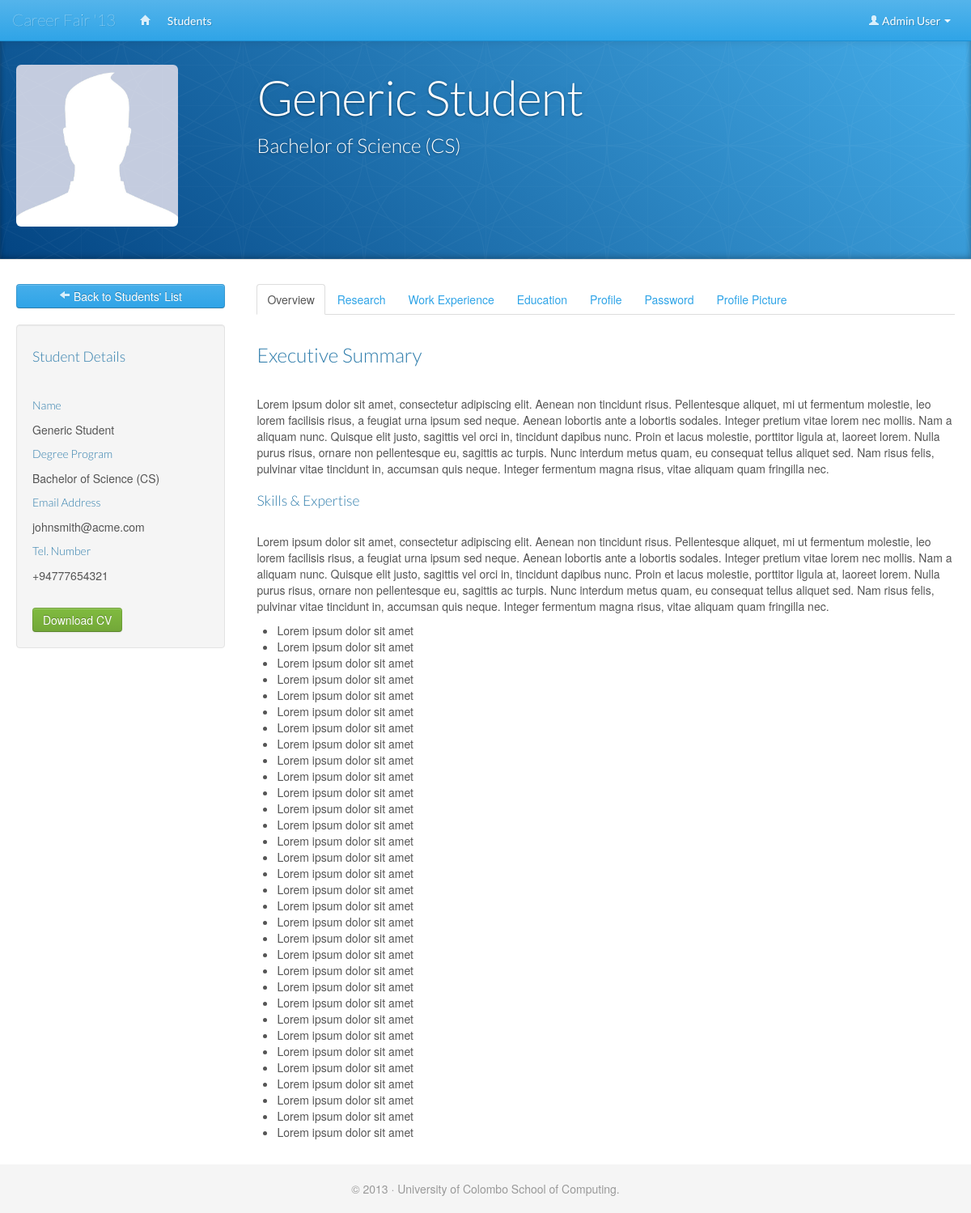
Page /read_update_student.php?studentid=3 (signed in) on the earlier database version.
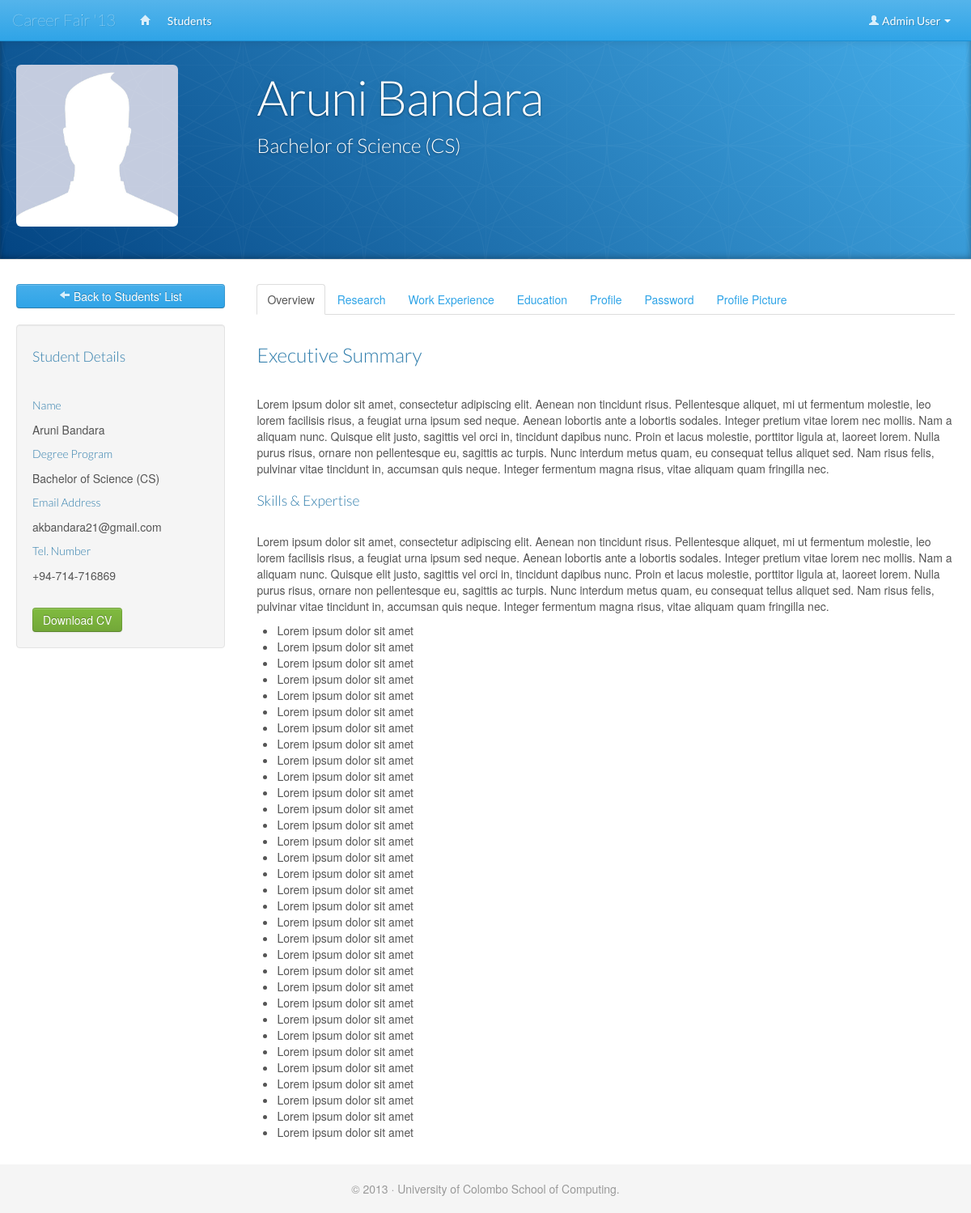
Same page on the later database version.
### tables this page shows
CREATE TABLE IF NOT EXISTS `user_logins` (
  `id` int(11) NOT NULL AUTO_INCREMENT,
  `object_type` int(11) NOT NULL,
  `username` varchar(50) NOT NULL,
  `password` varchar(50) NOT NULL,
  `first_name` varchar(100) NOT NULL,
  `last_name` varchar(100) NOT NULL,
  `email_address` varchar(255) NOT NULL,
  `telephone_number` varchar(20) NOT NULL,
  PRIMARY KEY (`id`),
  KEY `object_type` (`object_type`)
);

### includes/database.php (called while the page is built, shortened)
<?php
class MySQLDatabase{
	private $connection;
	public function open_connection(){
		$this->connection = mysql_connect(DB_SERVER, DB_USER, DB_PASS);
	}
	public function query($sql){
		$result = mysql_query($sql, $this->connection);
		return $result;
	}
	public function fetch_array($result_set){
		return mysql_fetch_array($result_set);
	}
}
$database = new MySQLDatabase();
?>

### includes/database_object.php (called while the page is built, shortened)
<?php
require_once("database.php");
class DatabaseObject {
	protected static $table_name;
	protected static $db_fields;
	public static function find_by_id($id=0){
		$result_array = static::find_by_sql("SELECT * FROM " . static::$table_name . " WHERE id = {$id}");
		return !empty($result_array) ? array_shift($result_array) : false;
	}
	public static function find_by_sql($sql=""){
		global $database;
		$result_set = $database->query($sql);
		$object_array = array();
		while ($row = $database->fetch_array($result_set)){
			$object_array[] = static::instantiate($row);
		}
		return $object_array;
	}
	private static function instantiate($row){
		$object = new $class_name;
		foreach($row as $attribute=>$value){
			if ($object->has_attribute($attribute)){
				$object->$attribute = $value;
			}
		}
		return $object;
	}
	private function has_attribute($attribute){
		return array_key_exists($attribute, $this->attributes());
	}
	protected function attributes(){
		$attributes = array();
		foreach(static::$db_fields as $field){
			if(property_exists($this, $field)){
				$attributes[$field] = $this->$field;
			}
		}
		return $attributes;
	}
}
?>

### includes/user_login.php (called while the page is built, shortened)
<?php
require_once("database.php");
class UserLogin extends DatabaseObject {
	protected static $table_name = "user_logins";
	public $first_name;
	public $last_name;
	public function get_user($id){
		$sql  = "SELECT * FROM " . static::$table_name;
		$sql .= " WHERE id = " . $id;
		$sql .= " LIMIT 1";
		$result_array = self::find_by_sql($sql);
		return !empty($result_array) ? array_shift($result_array) : false;
	}
	public function full_name(){
		if (isset($this->first_name) && isset($this->last_name)){
			return $this->first_name . " " . $this->last_name;
		} else {
			return "";
		}
	}
}
?>

### includes/session.php (called while the page is built, shortened)
<?php
require_once("database.php");
class Session {
	private $logged_in = false;
	public function is_logged_in(){
		return $this->logged_in;
	}
	private function check_log_in(){
		if (isset($_SESSION['id']) && isset($_SESSION['object_type'])){
			$this->object_type = $_SESSION['object_type'];
			$this->logged_in = true;
		} else {
			unset($this->id);
			unset($this->object_type);
			$this->logged_in = false;
		}
	}
}
$session = new Session();
?>

### public/read_update_student.php (the view, shortened to what the changed rows need)
<?php
require_once("../includes/initialize.php");
$user_login_object = new UserLogin();
$student_object = new Student();
if ($session->is_logged_in()){
	if (isset($_GET['studentid'])){
		$student_to_read_update = $student_object->find_by_id($_GET['studentid']);
		$details_of_student_to_read_update = $user_login_object->get_user($student_to_read_update->login_id);
	} else {
		$session->message("No Student has been selected to view.");
		redirect_to("admin_list_students.php");
	}
} else {
	redirect_to("login.php");
}
$dp = new DegreeProgram();
$degree_program_of_student_to_read_update = $dp->find_by_id($student_to_read_update->degree_program_id);
?>
<!DOCTYPE html>
<html lang="en">
  <head>
    <?php require_once('../includes/layouts/header.php');?>
  </head>
  <body>
    <div id="wrap">
      <header class="jumbotron subhead">
		 <div class="container-fluid">
		 <div class="row-fluid">
		 <div class="span9">
		   <h1><?php echo $details_of_student_to_read_update->full_name();?></h1>
		   <h3><?php echo $degree_program_of_student_to_read_update->display_name; ?></h3>
		 </div>
		 </div>
		 </div>
	  </header>
      <div class="container-fluid">
      <div class="row-fluid">
        <div class="span3 sidebar">
	        <div class="sidenav" data-spy="affix" data-offset-top="275">
	        	<a href="list_students.php" class="btn btn-primary btn-block"><i class="icon-arrow-left icon-white"></i> Back to Students' List</a><br />
	        	<div class="well">
	        		<h4>Student Details</h4><br />
	        		<h5>Name</h5>
	        		<p><?php echo $details_of_student_to_read_update->full_name();?></p>
	        		<h5>Degree Program</h5>
	        		<p><?php echo $degree_program_of_student_to_read_update->display_name; ?></p>
	        		<?php if ($session->is_logged_in() && $session->object_type == 3) {?>
	        		<h5>Email Address</h5>
	        		<p><?php echo $details_of_student_to_read_update->email_address;?></p>
	        		<h5>Tel. Number</h5>
	        		<p><?php echo $details_of_student_to_read_update->telephone_number;?></p>
	        		<br />
	        		<a href="#" class="btn btn-success" target="_blank">Download CV</a>
	        		<?php } ?>
	        	</div>
	        </div>
        </div>
        </div>
      </div>
    </div>
  </body>
</html>

Differences in the rows shown:
no longer on this page (row edited): user_logins: $details_of_student_to_read_update->full_name() "Generic Student", email_address "johnsmith@acme.com", telephone_number "+94777654321"
now on this page (row edited): user_logins: $details_of_student_to_read_update->full_name() "Aruni Bandara", email_address "akbandara21@gmail.com", telephone_number "+94-714-716869"
